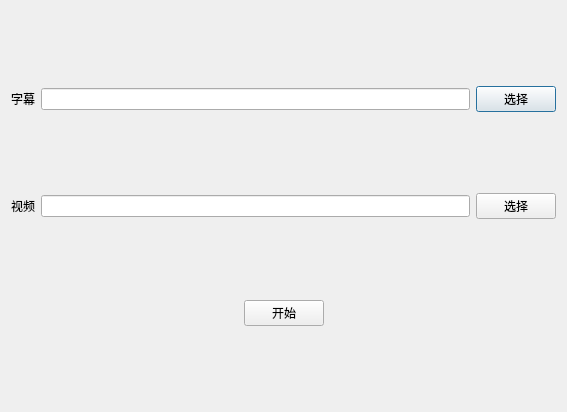
<?xml version="1.0" encoding="UTF-8"?>
<ui version="4.0">
 <class>Dialog</class>
 <widget class="QDialog" name="Dialog">
  <property name="geometry">
   <rect>
    <x>0</x>
    <y>0</y>
    <width>567</width>
    <height>412</height>
   </rect>
  </property>
  <property name="windowTitle">
   <string>Dialog</string>
  </property>
  <layout class="QVBoxLayout" name="verticalLayout">
   <item>
    <layout class="QHBoxLayout" name="horizontalLayout">
     <item>
      <widget class="QLabel" name="label_2">
       <property name="text">
        <string>字幕</string>
       </property>
      </widget>
     </item>
     <item>
      <widget class="QLineEdit" name="subtitleLineEdit"/>
     </item>
     <item>
      <widget class="QPushButton" name="pushButton_3">
       <property name="text">
        <string>选择</string>
       </property>
      </widget>
     </item>
    </layout>
   </item>
   <item>
    <layout class="QHBoxLayout" name="horizontalLayout_2">
     <item>
      <widget class="QLabel" name="label">
       <property name="text">
        <string>视频</string>
       </property>
      </widget>
     </item>
     <item>
      <widget class="QLineEdit" name="videoEdit"/>
     </item>
     <item>
      <widget class="QPushButton" name="pushButton">
       <property name="text">
        <string>选择</string>
       </property>
      </widget>
     </item>
    </layout>
   </item>
   <item>
    <layout class="QHBoxLayout" name="horizontalLayout_3">
     <item>
      <spacer name="horizontalSpacer">
       <property name="orientation">
        <enum>Qt::Horizontal</enum>
       </property>
       <property name="sizeHint" stdset="0">
        <size>
         <width>40</width>
         <height>20</height>
        </size>
       </property>
      </spacer>
     </item>
     <item>
      <widget class="QPushButton" name="pushButton_2">
       <property name="text">
        <string>开始</string>
       </property>
      </widget>
     </item>
     <item>
      <spacer name="horizontalSpacer_2">
       <property name="orientation">
        <enum>Qt::Horizontal</enum>
       </property>
       <property name="sizeHint" stdset="0">
        <size>
         <width>40</width>
         <height>20</height>
        </size>
       </property>
      </spacer>
     </item>
    </layout>
   </item>
  </layout>
 </widget>
 <resources/>
 <connections>
  <connection>
   <sender>pushButton_2</sender>
   <signal>clicked()</signal>
   <receiver>Dialog</receiver>
   <slot>startAction()</slot>
   <hints>
    <hint type="sourcelabel">
     <x>278</x>
     <y>345</y>
    </hint>
    <hint type="destinationlabel">
     <x>294</x>
     <y>541</y>
    </hint>
   </hints>
  </connection>
  <connection>
   <sender>pushButton_3</sender>
   <signal>clicked()</signal>
   <receiver>Dialog</receiver>
   <slot>selectSubtitleAction()</slot>
   <hints>
    <hint type="sourcelabel">
     <x>525</x>
     <y>70</y>
    </hint>
    <hint type="destinationlabel">
     <x>634</x>
     <y>72</y>
    </hint>
   </hints>
  </connection>
  <connection>
   <sender>pushButton</sender>
   <signal>clicked()</signal>
   <receiver>Dialog</receiver>
   <slot>selectVideoAction()</slot>
   <hints>
    <hint type="sourcelabel">
     <x>534</x>
     <y>202</y>
    </hint>
    <hint type="destinationlabel">
     <x>855</x>
     <y>243</y>
    </hint>
   </hints>
  </connection>
 </connections>
 <slots>
  <slot>startAction()</slot>
  <slot>selectSubtitleAction()</slot>
  <slot>selectVideoAction()</slot>
 </slots>
</ui>
